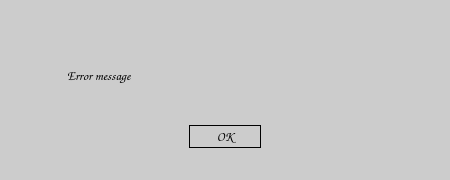
<?xml version="1.0" encoding="UTF-8"?>
<ui version="4.0">
 <class>errorDialog</class>
 <widget class="QDialog" name="errorDialog">
  <property name="geometry">
   <rect>
    <x>0</x>
    <y>0</y>
    <width>450</width>
    <height>180</height>
   </rect>
  </property>
  <property name="minimumSize">
   <size>
    <width>450</width>
    <height>180</height>
   </size>
  </property>
  <property name="font">
   <font>
    <family>Comic Sans MS</family>
    <pointsize>10</pointsize>
    <weight>9</weight>
    <italic>false</italic>
    <bold>false</bold>
   </font>
  </property>
  <property name="windowTitle">
   <string>Error</string>
  </property>
  <property name="styleSheet">
   <string notr="true">background-color: rgb(204, 204, 204);
font: 75 10pt &quot;Comic Sans MS&quot;;</string>
  </property>
  <layout class="QGridLayout" name="gridLayout">
   <item row="1" column="1">
    <widget class="QLabel" name="errormsglabel">
     <property name="text">
      <string>Error message</string>
     </property>
     <property name="alignment">
      <set>Qt::AlignLeading|Qt::AlignLeft|Qt::AlignVCenter</set>
     </property>
     <property name="margin">
      <number>5</number>
     </property>
    </widget>
   </item>
   <item row="2" column="0" colspan="2">
    <layout class="QHBoxLayout" name="horizontalLayout">
     <item>
      <spacer name="horizontalSpacer">
       <property name="orientation">
        <enum>Qt::Horizontal</enum>
       </property>
       <property name="sizeHint" stdset="0">
        <size>
         <width>40</width>
         <height>20</height>
        </size>
       </property>
      </spacer>
     </item>
     <item>
      <widget class="QPushButton" name="okbtn">
       <property name="styleSheet">
        <string notr="true">border:1px solid black;
padding:2px 25px 2px 25px; </string>
       </property>
       <property name="text">
        <string>OK</string>
       </property>
      </widget>
     </item>
     <item>
      <spacer name="horizontalSpacer_2">
       <property name="orientation">
        <enum>Qt::Horizontal</enum>
       </property>
       <property name="sizeHint" stdset="0">
        <size>
         <width>40</width>
         <height>20</height>
        </size>
       </property>
      </spacer>
     </item>
    </layout>
   </item>
   <item row="1" column="0">
    <widget class="QLabel" name="label">
     <property name="maximumSize">
      <size>
       <width>50</width>
       <height>50</height>
      </size>
     </property>
     <property name="text">
      <string/>
     </property>
     <property name="pixmap">
      <pixmap>close.png</pixmap>
     </property>
     <property name="scaledContents">
      <bool>true</bool>
     </property>
    </widget>
   </item>
   <item row="0" column="0" colspan="2">
    <spacer name="verticalSpacer">
     <property name="orientation">
      <enum>Qt::Vertical</enum>
     </property>
     <property name="sizeType">
      <enum>QSizePolicy::Fixed</enum>
     </property>
     <property name="sizeHint" stdset="0">
      <size>
       <width>20</width>
       <height>20</height>
      </size>
     </property>
    </spacer>
   </item>
  </layout>
 </widget>
 <resources/>
 <connections/>
</ui>
